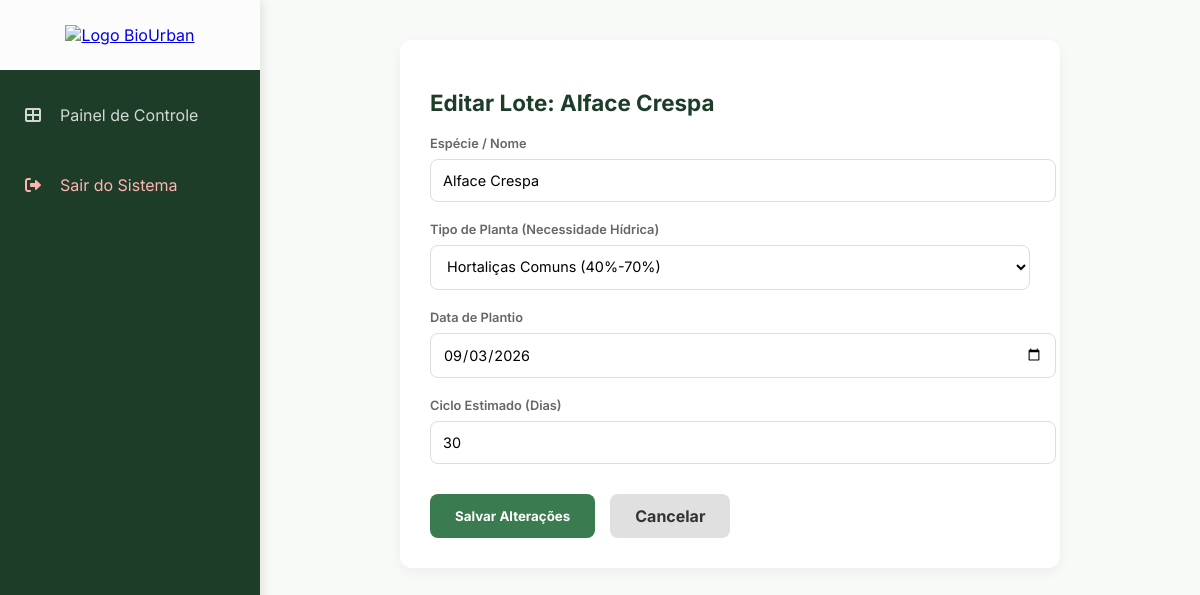
The page /editar_hortalica/1 (signed in) on the database its author committed.
### models.py (models this page shows)
class Hortalica(db.Model):
    id = db.Column(db.Integer, primary_key=True)
    nome = db.Column(db.String(100), nullable=False)
    data_plantio = db.Column(db.String(20), nullable=False)
    data_colheita = db.Column(db.String(20))
    ciclo_estimado = db.Column(db.Integer, default=0)
    status = db.Column(db.String(20), default="Crescendo")
    fazenda_id = db.Column(db.Integer, db.ForeignKey('fazenda.id'), nullable=False)
    umidade_atual = db.Column(db.Float, nullable=True, default=0.0)
    categoria_hidrica = db.Column(db.String(30), default="hortalica")
    registros = db.relationship('RegistroHidrico', backref='planta', lazy=True)

### app.py (the view, shortened to what this page needs)
@app.route('/editar_hortalica/<int:id>', methods=['GET', 'POST'])
@login_required
def editar_hortalica(id):
    h = db.session.get(Hortalica, id)
    if not h or h.fazenda.usuario_id != current_user.id:
        return "Acesso Negado", 403
    return render_template('editar_hortalica.html', hortalica=h)

### app.py (called while the page is built)
@login_manager.user_loader
def load_user(user_id):
    return db.session.get(Usuario, int(user_id))

### templates/editar_hortalica.html (shortened to what this page needs)
{% extends "layout.html" %}
{% block content %}
<div style="background: white; padding: 30px; border-radius: 12px; box-shadow: 0 4px 12px rgba(0,0,0,0.05); max-width: 600px; margin: 0 auto;">
    <h2 style="margin-bottom: 20px; color: var(--dark-bg); font-size: 1.4rem;">Editar Lote: {{ hortalica.nome }}</h2>
    <form method="POST" style="display: flex; flex-direction: column; gap: 20px;">
        <div>
            <label style="font-size: 0.8rem; color: #666; margin-bottom: 8px; display: block; font-weight: 600;">Espécie / Nome</label>
            <input type="text" name="nome" value="{{ hortalica.nome }}" required style="width: 100%; padding: 12px; border: 1px solid #ddd; border-radius: 8px; font-size: 0.9rem;">
        </div>
        <div>
            <label style="font-size: 0.8rem; color: #666; margin-bottom: 8px; display: block; font-weight: 600;">Tipo de Planta (Necessidade Hídrica)</label>
            <select name="categoria_hidrica" style="width: 100%; padding: 12px; border: 1px solid #ddd; border-radius: 8px; font-size: 0.9rem; background: white;">
                <option value="hortalica" {% if hortalica.categoria_hidrica == 'hortalica' %}selected{% endif %}>Hortaliças Comuns (40%-70%)</option>
            </select>
        </div>
        <div>
            <label style="font-size: 0.8rem; color: #666; margin-bottom: 8px; display: block; font-weight: 600;">Data de Plantio</label>
            <input type="date" name="data_plantio" value="{{ hortalica.data_plantio }}" required style="width: 100%; padding: 12px; border: 1px solid #ddd; border-radius: 8px; font-size: 0.9rem;">
        </div>
        <div>
            <label style="font-size: 0.8rem; color: #666; margin-bottom: 8px; display: block; font-weight: 600;">Ciclo Estimado (Dias)</label>
            <input type="number" name="ciclo_estimado" value="{{ hortalica.ciclo_estimado }}" style="width: 100%; padding: 12px; border: 1px solid #ddd; border-radius: 8px; font-size: 0.9rem;">
        </div>
        <div style="display: flex; gap: 15px; margin-top: 10px;">
            <button type="submit" style="background: var(--primary-green); border: none; padding: 12px 25px; border-radius: 8px; color: white; cursor: pointer; font-weight: 700;">Salvar Alterações</button>
            <a href="{{ url_for('ver_fazenda', id=hortalica.fazenda_id) }}" style="background: #e0e0e0; color: #333; text-decoration: none; padding: 12px 25px; border-radius: 8px; font-weight: 700; display: inline-flex; align-items: center;">Cancelar</a>
        </div>
    </form>
</div>
{% endblock %}

### templates/layout.html (style rules this page uses)
:root { --primary-green: #3A7B50; --dark-bg: #1e3d29; --off-white: #fcfcfc; --light-bg: #f8faf8; --danger-red: #E15244; }
html, body { font-family: 'Inter', sans-serif; }
body { margin: 0; display: flex; background-color: var(--light-bg); }
button, input, select, textarea, option { font-family: 'Inter', sans-serif; }

### rows shown on the page
Hortalica: nome "Alface Crespa", categoria_hidrica "Hortaliças Comuns (40%-70%)", data_plantio "09/03/2026", ciclo_estimado "30"
